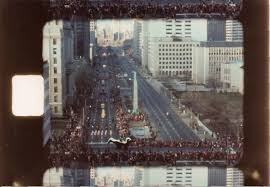
#> input picture opencv/images.jpeg, 270 x 187 px
$ python opencvtest.py   (Python 2 division)   (older library calls are emulated)
#> lines starting #> are read from the running program, lines starting #| are printed output that depends on the picture; after the words box and inside, x2 and y2 are one past the last pixel; in counts of white or black regions, pixels touching at a corner belong together; long printed decimals are rounded
import cv2
import numpy as np

img = cv2.imread('images.jpeg',0)
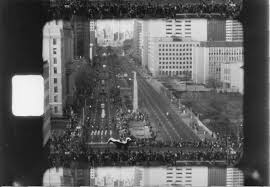
#> img: shape (187, 270); min 3, max 255, mean 94.4
ret,thresh = cv2.threshold(img,217,255,0)
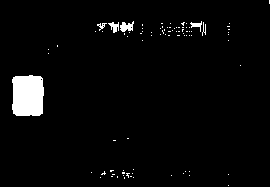
#> thresh: shape (187, 270); 3.2% white; 87 white regions (81 under 20 px)
img,contours,hierarchy = cv2.findContours(thresh, 1,2)
#> contours = 92 contours, 88 with area under 20; largest, box (x1, y1, x2, y2) and area: (12, 75, 44, 116) 1140, (120, 21, 134, 32) 75, (108, 22, 119, 33) 42, (190, 21, 202, 32) 30

cnt = contours[0]
#> cnt = [[228, 185]]
M = cv2.moments(cnt)
#> M = moments, m00 0
print M
#> (printed output is left out)


epsilon = 0.1*cv2.arcLength(cnt,True)
#> epsilon = 0
approx = cv2.approxPolyDP(cnt,epsilon,True)
#> approx = [[228, 185]]

print epsilon
#| 0.0
print approx
#| [[[228 185]]]

rect = cv2.minAreaRect(cnt)
#> rect = ((228, 185), (0, 0), -90)
box = cv2.boxPoints(rect)
#> box = [[228, 185], [228, 185], [228, 185], [228, 185]]
box = np.int0(box)
img = cv2.drawContours(img,[box],0,(50,51,255),2)
#> img: shape (187, 270); 0.01% of pixels changed, all inside (x1, y1, x2, y2) = (227, 184, 230, 187)
#> (the run stopped early here; a loop or call above may not have finished)

$ run again, with opencv/frame1_edit.jpeg copied over opencv/images.jpeg
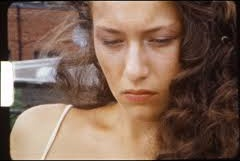
#> input picture opencv/frame1_edit.jpeg, 240 x 161 px
#> `img = cv2.imread('images.jpeg',0)`:
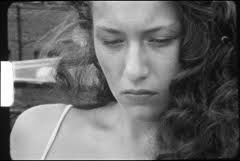
#> img: shape (161, 240); min 0, max 255, mean 107.3
#> `ret,thresh = cv2.threshold(img,217,255,0)`:
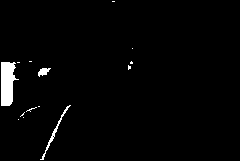
#> thresh: shape (161, 240); 2.1% white; 14 white regions (11 under 20 px)
#> contours = 15 contours, 12 with area under 20; largest, box (x1, y1, x2, y2) and area: (1, 62, 19, 106) 494, (40, 105, 71, 160) 80, (38, 68, 51, 77) 51
#> cnt = [[52, 136], [53, 135], [54, 136], [53, 137]]
#> M = moments, m00 2, centre m10/m00, m01/m00 = (53, 136)
#> (printed output is left out)
#> epsilon = 0.566
#> approx = [[52, 136], [53, 135], [54, 136], [53, 137]]
#| 0.5657
#| [[[ 52 136]]
#|  [[ 53 135]]
#|  [[ 54 136]]
#|  [[ 53 137]]]
#> rect = ((53, 136), (1.41, 1.41), -45)
#> box = [[53, 137], [52, 136], [53, 135], [54, 136]]
